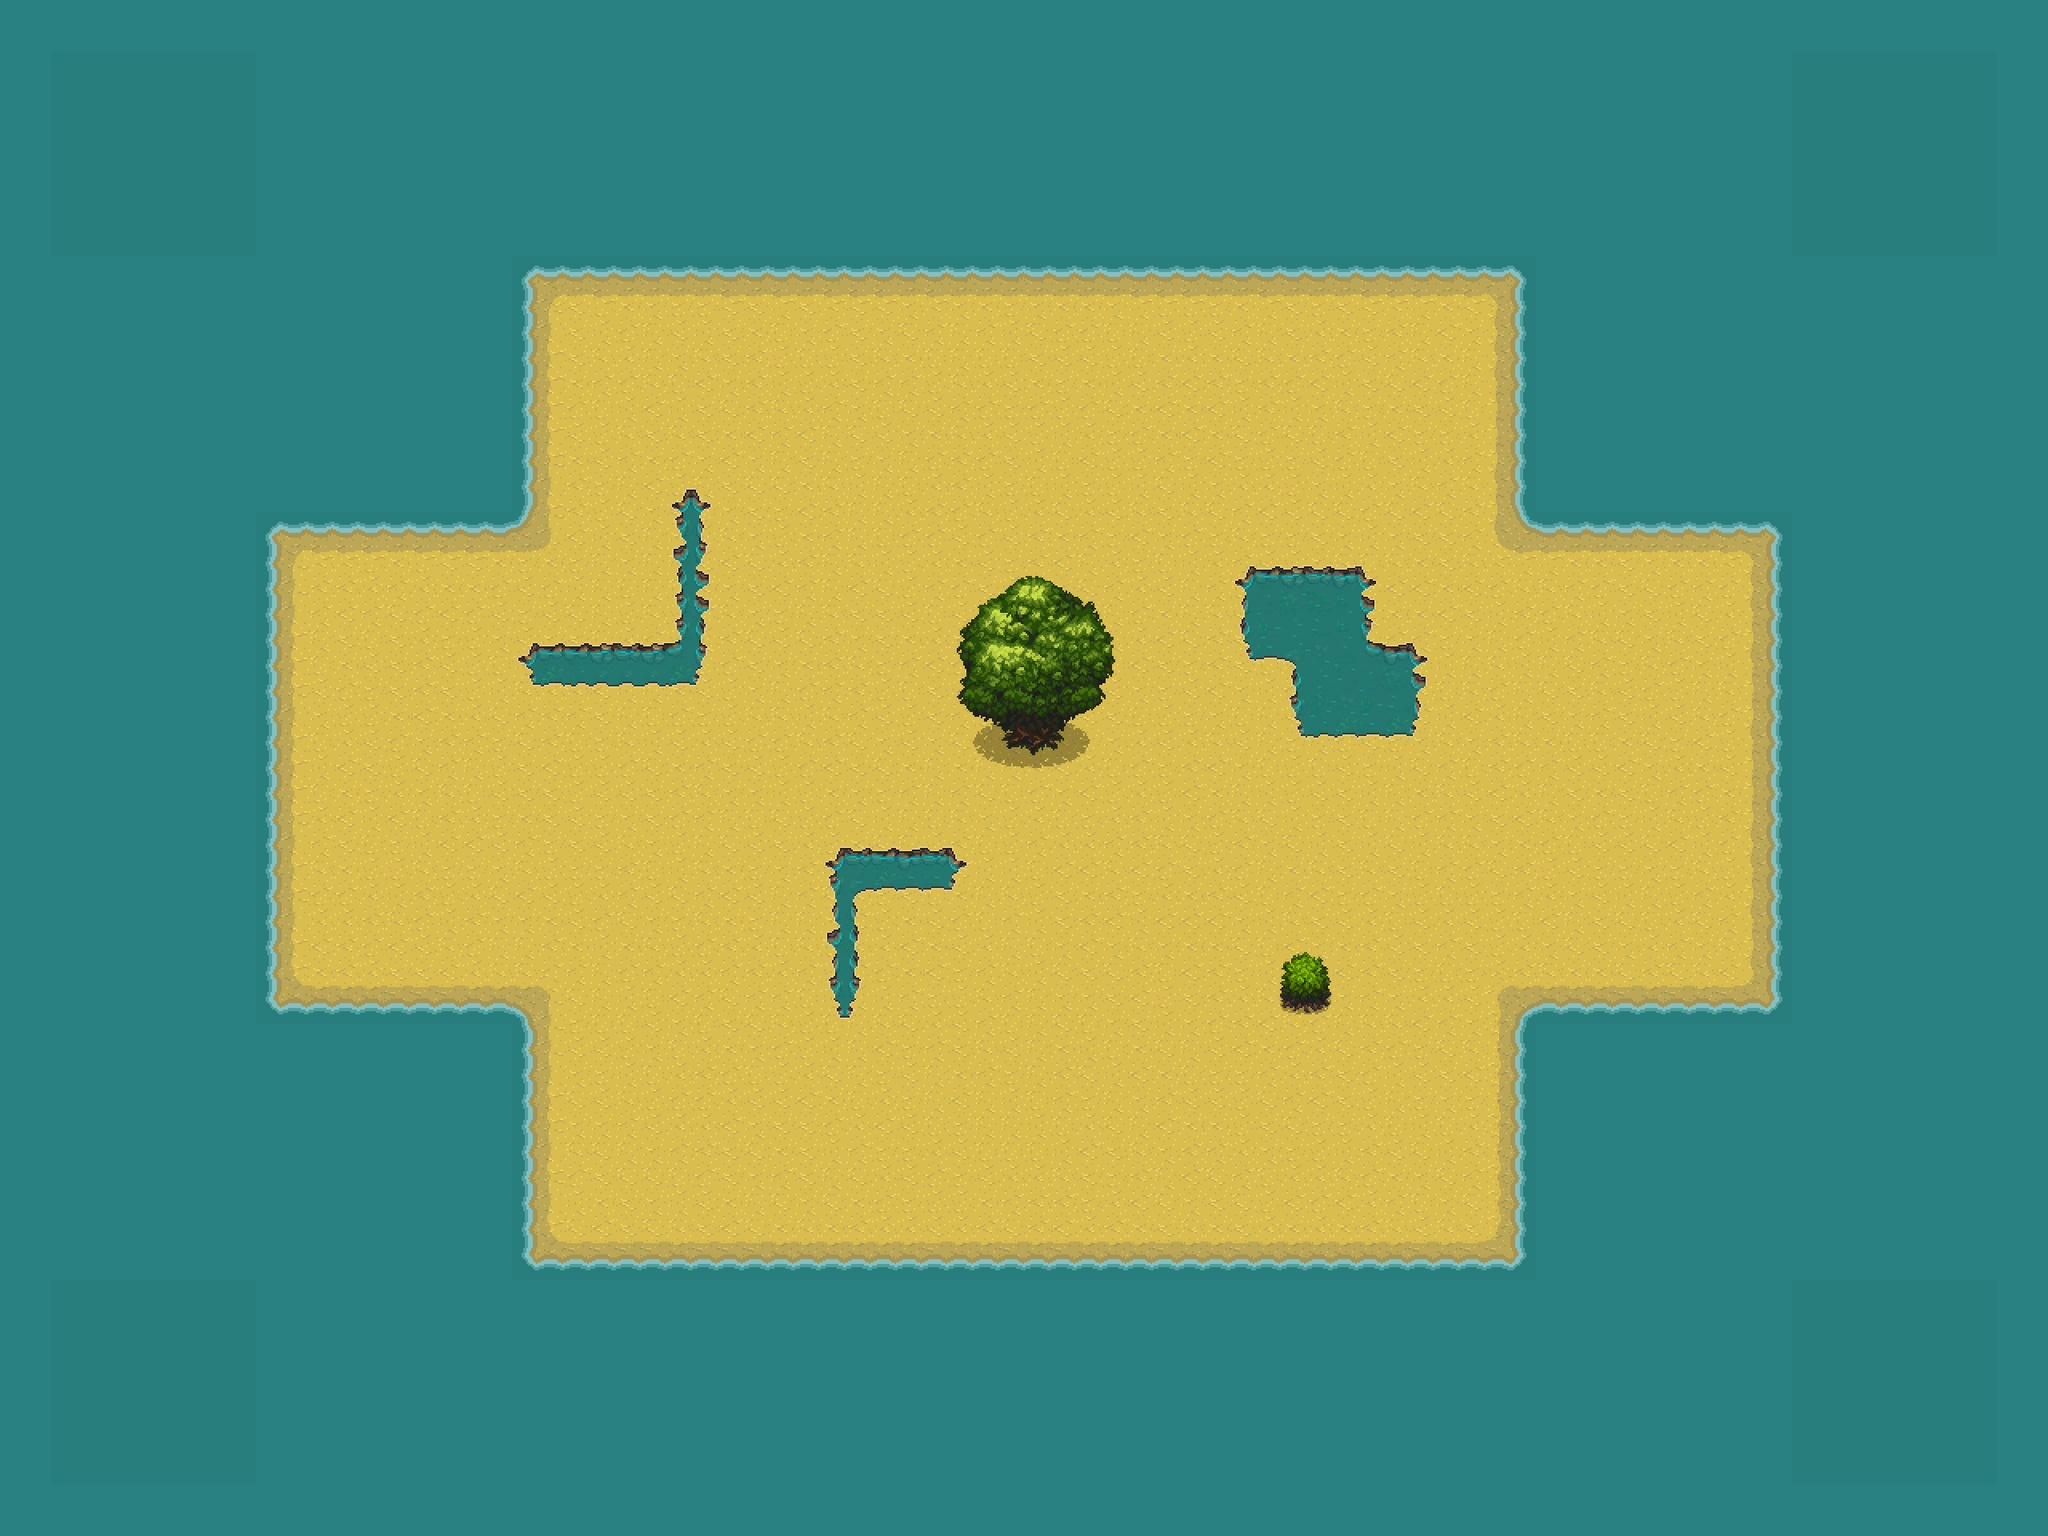

A 2D game scene composited from a Tiled map and its tileset images. What follows is a short description and the map's XML, with each tile layer's data collapsed to a summary:
An orthogonal 80x60 tile map with 32x32 px tiles, 7 tile layers (sea, island, alpha_respawn, beta_respawn, ...).

<map version="1.10" tiledversion="1.10.1" orientation="orthogonal" renderorder="right-down" width="80" height="60" tilewidth="32" tileheight="32" infinite="0" nextlayerid="8" nextobjectid="1">
 <editorsettings>
  <export target="../../../di-engine-node/new_map_32.tmx" format="tmx" />
 </editorsettings>
 <tileset firstgid="1" source="CL_MainLev_32.tsx" />
 <layer id="1" name="sea" width="80" height="60">
  <data>[4800 cells, 4800 non-empty, 1 distinct tile ids]</data>
 </layer>
 <layer id="2" name="island" width="80" height="60">
  <data>[4800 cells, 2000 non-empty, 25 distinct tile ids]</data>
 </layer>
 <layer id="3" name="alpha_respawn" width="80" height="60">
  <data>[4800 cells, 128 non-empty, 4 distinct tile ids]</data>
 </layer>
 <layer id="4" name="beta_respawn" width="80" height="60">
  <data>[4800 cells, 128 non-empty, 4 distinct tile ids]</data>
 </layer>
 <layer id="7" name="neutral" width="80" height="60">
  <data>[4800 cells, 202 non-empty, 10 distinct tile ids]</data>
 </layer>
 <layer id="5" name="restrict" width="80" height="60">
  <data>[4800 cells, 103 non-empty, 44 distinct tile ids]</data>
 </layer>
 <layer id="6" name="deco" width="80" height="60">
  <data>[4800 cells, 241 non-empty, 57 distinct tile ids]</data>
 </layer>
</map>
